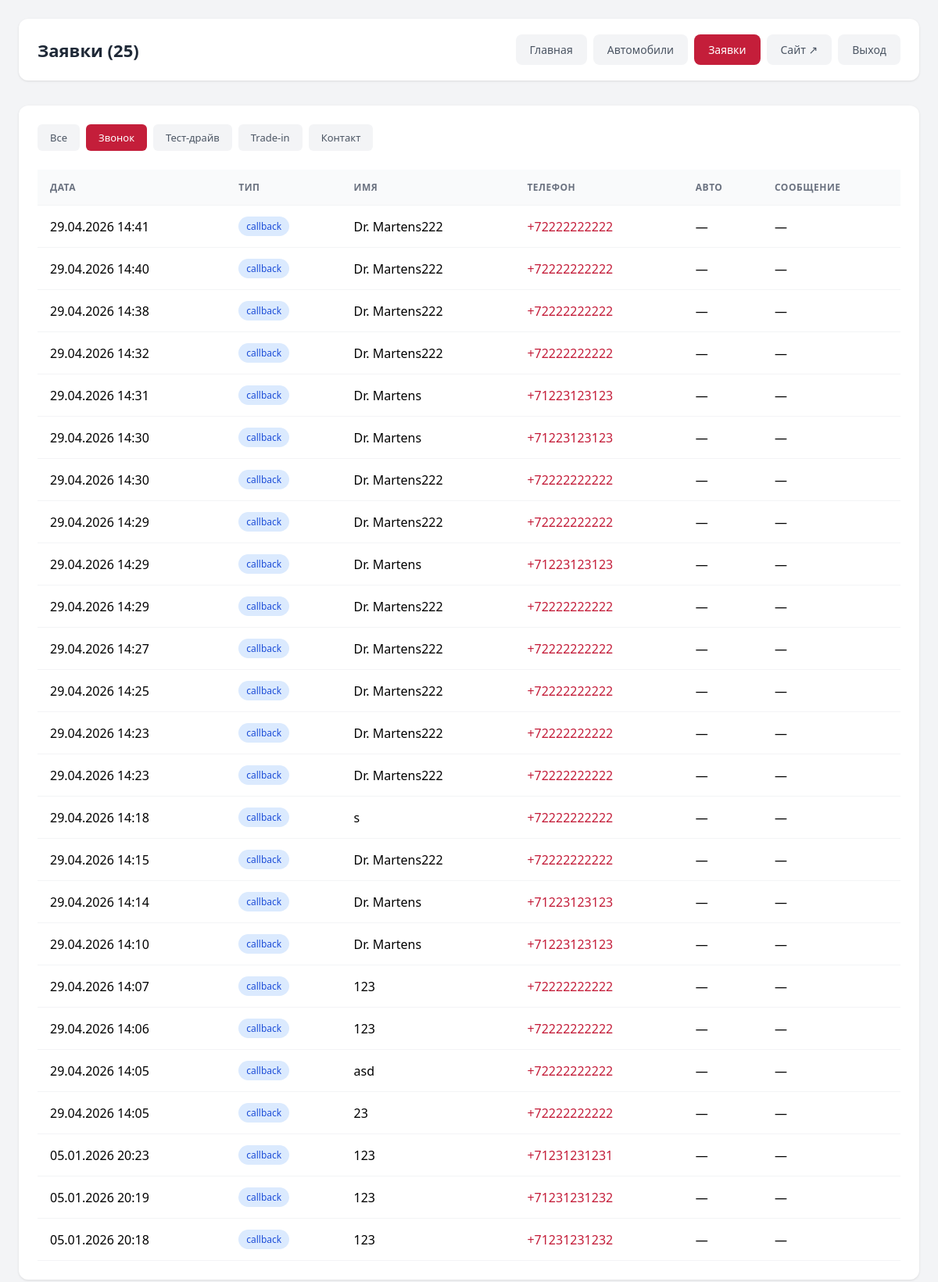
/public_html/admin/leads.php?filter=callback (signed in), run on the app's committed database.
### tables this page shows
CREATE TABLE leads (
                id INTEGER PRIMARY KEY AUTOINCREMENT,
                name TEXT NOT NULL,
                phone TEXT NOT NULL,
                car TEXT,
                message TEXT,
                type TEXT DEFAULT 'callback',
                created_at DATETIME DEFAULT CURRENT_TIMESTAMP
            );

### src/config/functions.php (called while the page is built, shortened)
<?php
function getDB(): PDO {
    static $pdo = null;
    if ($pdo === null) {
        $pdo = new PDO('sqlite:' . DB_PATH);
        $pdo->setAttribute(PDO::ATTR_ERRMODE, PDO::ERRMODE_EXCEPTION);
        $pdo->setAttribute(PDO::ATTR_DEFAULT_FETCH_MODE, PDO::FETCH_ASSOC);
    }
    return $pdo;
}
function getLeads(?string $type = null): array {
    $pdo = getDB();
    if ($type) {
        $stmt = $pdo->prepare("SELECT * FROM leads WHERE type = ? ORDER BY created_at DESC");
        $stmt->execute([$type]);
    } else {
        $stmt = $pdo->query("SELECT * FROM leads ORDER BY created_at DESC");
    }
    return $stmt->fetchAll();
}
function e(string $str): string {
    return htmlspecialchars($str, ENT_QUOTES, 'UTF-8');
}

### public_html/admin/leads.php (the view, shortened to what this page needs)
<?php
require_once __DIR__ . '/../../src/config/functions.php';
$filter = $_GET['filter'] ?? null;
$leads = getLeads($filter);
?>
<!DOCTYPE html>
<html lang="ru">
<head>
</head>
<body>
    <div class="admin">
        <div class="header">
            <h1>Заявки (<?= count($leads) ?>)</h1>
            <nav class="nav">
                <a href="/admin/">Главная</a>
                <a href="/admin/cars.php">Автомобили</a>
                <a href="/admin/leads.php" class="active">Заявки</a>
                <a href="/" target="_blank">Сайт ↗</a>
                <a href="/admin/?logout">Выход</a>
            </nav>
        </div>
        <div class="card">
            <div class="filters">
                <a href="/admin/leads.php" class="<?= !$filter ? 'active' : '' ?>">Все</a>
                <a href="?filter=callback" class="<?= $filter === 'callback' ? 'active' : '' ?>">Звонок</a>
                <a href="?filter=testdrive" class="<?= $filter === 'testdrive' ? 'active' : '' ?>">Тест-драйв</a>
                <a href="?filter=tradein" class="<?= $filter === 'tradein' ? 'active' : '' ?>">Trade-in</a>
                <a href="?filter=contact" class="<?= $filter === 'contact' ? 'active' : '' ?>">Контакт</a>
            </div>
            <?php if (empty($leads)): ?>
                <div class="empty">Заявок пока нет</div>
            <?php else: ?>
            <table>
                <thead><tr><th>Дата</th><th>Тип</th><th>Имя</th><th>Телефон</th><th>Авто</th><th>Сообщение</th></tr></thead>
                <tbody>
                    <?php foreach ($leads as $l):
                        $badges = [
                            'callback' => 'badge-callback',
                            'testdrive' => 'badge-testdrive',
                            'tradein' => 'badge-tradein',
                            'contact' => 'badge-contact',
                            'credit' => 'badge-credit'
                        ];
                        $badge = $badges[$l['type']] ?? 'badge-callback';
                    ?>
                    <tr>
                        <td><?= date('d.m.Y H:i', strtotime($l['created_at'])) ?></td>
                        <td><span class="badge <?= $badge ?>"><?= e($l['type']) ?></span></td>
                        <td><?= e($l['name']) ?></td>
                        <td><a href="tel:<?= e($l['phone']) ?>"><?= e($l['phone']) ?></a></td>
                        <td><?= e($l['car'] ?: '—') ?></td>
                        <td><?= e($l['message'] ?: '—') ?></td>
                    </tr>
                    <?php endforeach; ?>
                </tbody>
            </table>
            <?php endif; ?>
        </div>
    </div>
</body>
</html>

### public_html/admin/leads.php (style rules this page uses)
* { box-sizing: border-box; margin: 0; padding: 0; }
body { font-family: system-ui, sans-serif; background: #f3f4f6; min-height: 100vh; }
a { color: inherit; text-decoration: none; }
.admin { max-width: 1400px; margin: 0 auto; padding: 24px; }
.header { display: flex; justify-content: space-between; align-items: center; margin-bottom: 32px; padding: 20px 24px; background: #fff; border-radius: 12px; box-shadow: 0 1px 3px rgba(0,0,0,.1); flex-wrap: wrap; gap: 16px; }
.header h1 { font-size: 22px; color: #1f2937; }
.nav { display: flex; gap: 8px; flex-wrap: wrap; }
.nav a { padding: 10px 18px; background: #f3f4f6; border-radius: 8px; font-size: 14px; font-weight: 500; color: #4b5563; transition: all .2s; }
.nav a.active { background: #c41e3a; color: #fff; }
.card { background: #fff; border-radius: 12px; box-shadow: 0 1px 3px rgba(0,0,0,.1); padding: 24px; }
.filters { display: flex; gap: 8px; margin-bottom: 24px; flex-wrap: wrap; }
.filters a { padding: 8px 16px; background: #f3f4f6; border-radius: 6px; font-size: 13px; font-weight: 500; color: #4b5563; }
.filters a.active { background: #c41e3a; color: #fff; }
table { width: 100%; border-collapse: collapse; }
th, td { padding: 14px 16px; text-align: left; border-bottom: 1px solid #f3f4f6; }
th { background: #f9fafb; font-size: 12px; font-weight: 600; color: #6b7280; text-transform: uppercase; letter-spacing: .5px; }
td a { color: #c41e3a; }
.badge { display: inline-block; padding: 4px 10px; border-radius: 20px; font-size: 12px; font-weight: 500; }
.badge-callback { background: #dbeafe; color: #1d4ed8; }

### data on the page
leads: created_at "29.04.2026 14:41", type "callback", name "Dr. Martens222", phone "+72222222222", car "—", message "—"
leads: created_at "29.04.2026 14:40", type "callback", name "Dr. Martens222", phone "+72222222222", car "—", message "—"
leads: created_at "29.04.2026 14:38", type "callback", name "Dr. Martens222", phone "+72222222222", car "—", message "—"
leads: created_at "29.04.2026 14:32", type "callback", name "Dr. Martens222", phone "+72222222222", car "—", message "—"
leads: created_at "29.04.2026 14:31", type "callback", name "Dr. Martens", phone "+71223123123", car "—", message "—"
leads: created_at "29.04.2026 14:30", type "callback", name "Dr. Martens", phone "+71223123123", car "—", message "—"
leads: created_at "29.04.2026 14:30", type "callback", name "Dr. Martens222", phone "+72222222222", car "—", message "—"
leads: created_at "29.04.2026 14:29", type "callback", name "Dr. Martens222", phone "+72222222222", car "—", message "—"
leads: created_at "29.04.2026 14:29", type "callback", name "Dr. Martens", phone "+71223123123", car "—", message "—"
leads: created_at "29.04.2026 14:29", type "callback", name "Dr. Martens222", phone "+72222222222", car "—", message "—"
leads: created_at "29.04.2026 14:27", type "callback", name "Dr. Martens222", phone "+72222222222", car "—", message "—"
leads: created_at "29.04.2026 14:25", type "callback", name "Dr. Martens222", phone "+72222222222", car "—", message "—"
leads: created_at "29.04.2026 14:23", type "callback", name "Dr. Martens222", phone "+72222222222", car "—", message "—"
leads: created_at "29.04.2026 14:23", type "callback", name "Dr. Martens222", phone "+72222222222", car "—", message "—"
leads: created_at "29.04.2026 14:18", type "callback", name "s", phone "+72222222222", car "—", message "—"
leads: created_at "29.04.2026 14:15", type "callback", name "Dr. Martens222", phone "+72222222222", car "—", message "—"
leads: created_at "29.04.2026 14:14", type "callback", name "Dr. Martens", phone "+71223123123", car "—", message "—"
leads: created_at "29.04.2026 14:10", type "callback", name "Dr. Martens", phone "+71223123123", car "—", message "—"
leads: created_at "29.04.2026 14:07", type "callback", name "123", phone "+72222222222", car "—", message "—"
leads: created_at "29.04.2026 14:06", type "callback", name "123", phone "+72222222222", car "—", message "—"
leads: created_at "29.04.2026 14:05", type "callback", name "asd", phone "+72222222222", car "—", message "—"
leads: created_at "29.04.2026 14:05", type "callback", name "23", phone "+72222222222", car "—", message "—"
leads: created_at "05.01.2026 20:23", type "callback", name "123", phone "+71231231231", car "—", message "—"
leads: created_at "05.01.2026 20:19", type "callback", name "123", phone "+71231231232", car "—", message "—"
leads: created_at "05.01.2026 20:18", type "callback", name "123", phone "+71231231232", car "—", message "—"

### other printed values
count($leads) "25"
